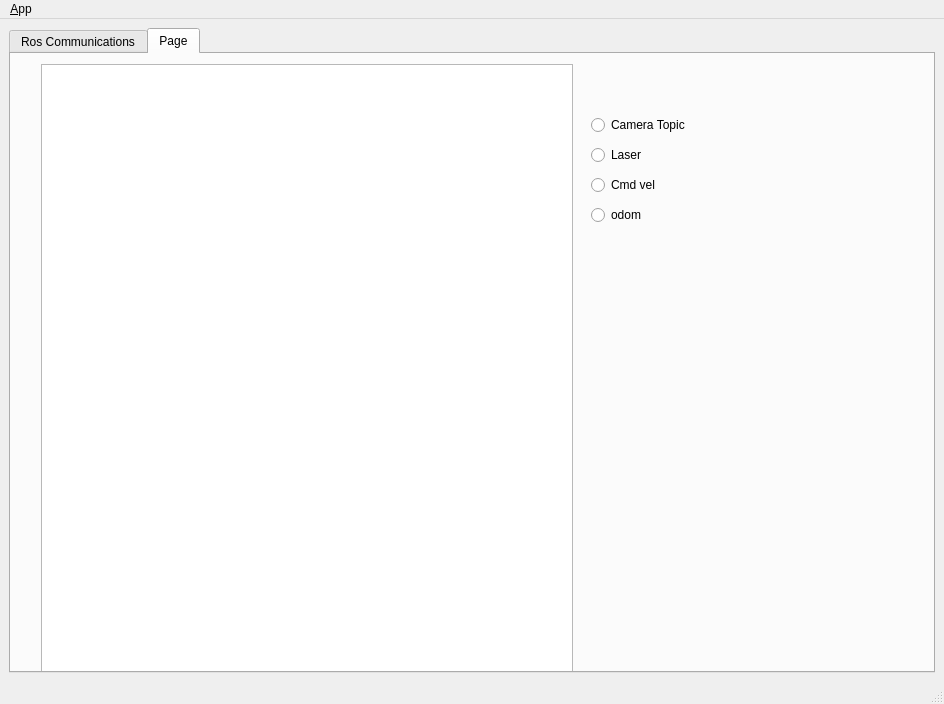
<?xml version="1.0" encoding="UTF-8"?>
<ui version="4.0">
 <class>MainWindowDesign</class>
 <widget class="QMainWindow" name="MainWindowDesign">
  <property name="geometry">
   <rect>
    <x>0</x>
    <y>0</y>
    <width>944</width>
    <height>704</height>
   </rect>
  </property>
  <property name="windowTitle">
   <string>QRosApp</string>
  </property>
  <property name="windowIcon">
   <iconset resource="../../logging/resources/images.qrc">
    <normaloff>:/images/icon.png</normaloff>:/images/icon.png</iconset>
  </property>
  <property name="locale">
   <locale language="English" country="Australia"/>
  </property>
  <widget class="QWidget" name="centralwidget">
   <layout class="QHBoxLayout">
    <item>
     <widget class="QTabWidget" name="tab_manager">
      <property name="minimumSize">
       <size>
        <width>100</width>
        <height>0</height>
       </size>
      </property>
      <property name="locale">
       <locale language="English" country="Australia"/>
      </property>
      <property name="currentIndex">
       <number>1</number>
      </property>
      <widget class="QWidget" name="tab_status">
       <attribute name="title">
        <string>Ros Communications</string>
       </attribute>
       <layout class="QVBoxLayout" name="verticalLayout_2">
        <item>
         <widget class="QGroupBox" name="groupBox_12">
          <property name="sizePolicy">
           <sizepolicy hsizetype="MinimumExpanding" vsizetype="Preferred">
            <horstretch>0</horstretch>
            <verstretch>0</verstretch>
           </sizepolicy>
          </property>
          <property name="title">
           <string>Logging</string>
          </property>
          <layout class="QGridLayout" name="gridLayout_3">
           <item row="13" column="1">
            <widget class="QListView" name="view_logging"/>
           </item>
           <item row="13" column="0">
            <widget class="QTextEdit" name="postion_view"/>
           </item>
           <item row="7" column="0">
            <widget class="QRadioButton" name="radiojoint_3">
             <property name="text">
              <string>joint3</string>
             </property>
            </widget>
           </item>
           <item row="4" column="0">
            <widget class="QRadioButton" name="radiojoint">
             <property name="text">
              <string>joint1</string>
             </property>
            </widget>
           </item>
           <item row="8" column="0">
            <widget class="QRadioButton" name="radiojoint_4">
             <property name="text">
              <string>joint4</string>
             </property>
            </widget>
           </item>
           <item row="9" column="0">
            <widget class="QRadioButton" name="radiojoint_5">
             <property name="text">
              <string>joint5</string>
             </property>
            </widget>
           </item>
           <item row="10" column="0">
            <widget class="QRadioButton" name="grasp_position">
             <property name="text">
              <string>GraspPosition</string>
             </property>
            </widget>
           </item>
           <item row="11" column="0">
            <widget class="QRadioButton" name="gripper">
             <property name="text">
              <string>Gripper</string>
             </property>
            </widget>
           </item>
           <item row="5" column="0">
            <widget class="QRadioButton" name="radiojoint_2">
             <property name="text">
              <string>joint2</string>
             </property>
            </widget>
           </item>
           <item row="2" column="0">
            <widget class="QPushButton" name="button_connect">
             <property name="enabled">
              <bool>true</bool>
             </property>
             <property name="sizePolicy">
              <sizepolicy hsizetype="MinimumExpanding" vsizetype="Fixed">
               <horstretch>0</horstretch>
               <verstretch>0</verstretch>
              </sizepolicy>
             </property>
             <property name="toolTip">
              <string>Set the target to the current joint trajectory state.</string>
             </property>
             <property name="statusTip">
              <string>Clear all waypoints and set the target to the current joint trajectory state.</string>
             </property>
             <property name="text">
              <string>Connect</string>
             </property>
            </widget>
           </item>
           <item row="3" column="0">
            <widget class="QLabel" name="label_4">
             <property name="text">
              <string>TextLabel</string>
             </property>
            </widget>
           </item>
           <item row="0" column="0">
            <widget class="QCheckBox" name="checkBox">
             <property name="text">
              <string>Seekur</string>
             </property>
            </widget>
           </item>
           <item row="1" column="0">
            <widget class="QCheckBox" name="checkBox_2">
             <property name="text">
              <string>Arm</string>
             </property>
            </widget>
           </item>
          </layout>
         </widget>
        </item>
       </layout>
      </widget>
      <widget class="QWidget" name="tab">
       <attribute name="title">
        <string>Page</string>
       </attribute>
       <widget class="QListView" name="view_logging_2">
        <property name="geometry">
         <rect>
          <x>30</x>
          <y>10</y>
          <width>532</width>
          <height>839</height>
         </rect>
        </property>
       </widget>
       <widget class="QRadioButton" name="radioButton">
        <property name="geometry">
         <rect>
          <x>580</x>
          <y>60</y>
          <width>287</width>
          <height>22</height>
         </rect>
        </property>
        <property name="text">
         <string>Camera Topic</string>
        </property>
       </widget>
       <widget class="QRadioButton" name="radioButton_2">
        <property name="geometry">
         <rect>
          <x>580</x>
          <y>90</y>
          <width>287</width>
          <height>22</height>
         </rect>
        </property>
        <property name="text">
         <string>Laser</string>
        </property>
       </widget>
       <widget class="QRadioButton" name="radioButton_3">
        <property name="geometry">
         <rect>
          <x>580</x>
          <y>120</y>
          <width>287</width>
          <height>22</height>
         </rect>
        </property>
        <property name="text">
         <string>Cmd vel</string>
        </property>
       </widget>
       <widget class="QRadioButton" name="radioButton_4">
        <property name="geometry">
         <rect>
          <x>580</x>
          <y>150</y>
          <width>287</width>
          <height>22</height>
         </rect>
        </property>
        <property name="text">
         <string>odom</string>
        </property>
       </widget>
      </widget>
     </widget>
    </item>
   </layout>
  </widget>
  <widget class="QMenuBar" name="menubar">
   <property name="geometry">
    <rect>
     <x>0</x>
     <y>0</y>
     <width>944</width>
     <height>25</height>
    </rect>
   </property>
   <widget class="QMenu" name="menu_File">
    <property name="title">
     <string>&amp;App</string>
    </property>
    <addaction name="action_Preferences"/>
    <addaction name="separator"/>
    <addaction name="actionAbout"/>
    <addaction name="actionAbout_Qt"/>
    <addaction name="separator"/>
    <addaction name="action_Quit"/>
   </widget>
   <addaction name="menu_File"/>
  </widget>
  <widget class="QStatusBar" name="statusbar"/>
  <action name="action_Quit">
   <property name="text">
    <string>&amp;Quit</string>
   </property>
   <property name="shortcut">
    <string>Ctrl+Q</string>
   </property>
   <property name="shortcutContext">
    <enum>Qt::ApplicationShortcut</enum>
   </property>
  </action>
  <action name="action_Preferences">
   <property name="text">
    <string>&amp;Preferences</string>
   </property>
  </action>
  <action name="actionAbout">
   <property name="text">
    <string>&amp;About</string>
   </property>
  </action>
  <action name="actionAbout_Qt">
   <property name="text">
    <string>About &amp;Qt</string>
   </property>
  </action>
 </widget>
 <resources/>
 <connections>
  <connection>
   <sender>action_Quit</sender>
   <signal>triggered()</signal>
   <receiver>MainWindowDesign</receiver>
   <slot>close()</slot>
   <hints>
    <hint type="sourcelabel">
     <x>-1</x>
     <y>-1</y>
    </hint>
    <hint type="destinationlabel">
     <x>399</x>
     <y>299</y>
    </hint>
   </hints>
  </connection>
 </connections>
</ui>
